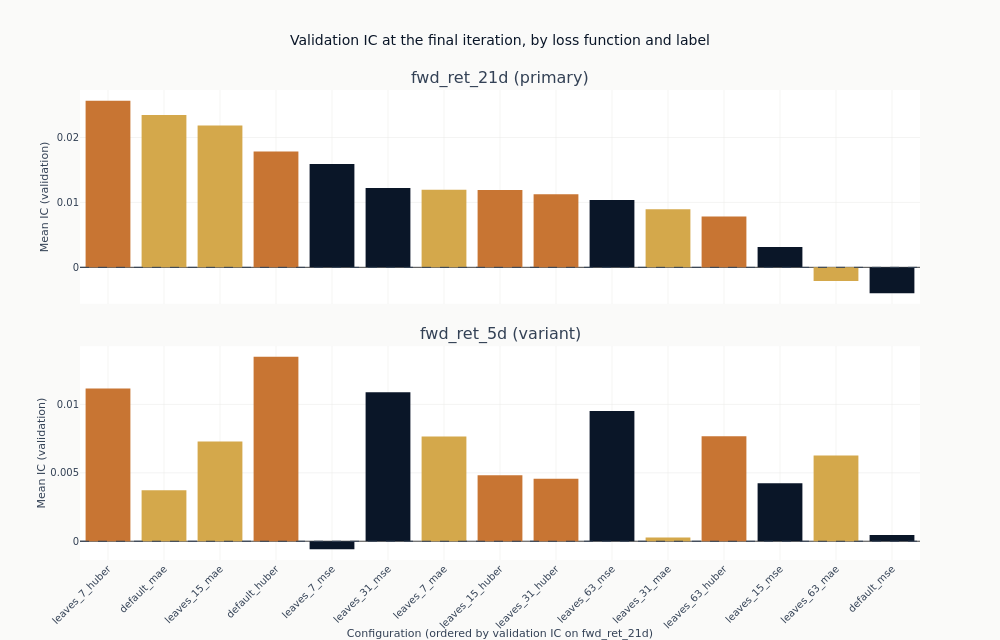

The notebook cell this image was saved under:
### Markdown cell above
### Comparing every configuration at the same training length

The curves are coloured by objective because that is the axis with a mechanism behind it. If
heavy tails are steering the squared-error fits, the three colours should separate, and they
should separate more as trees are added, since each additional tree is fitted to the residuals
the previous ones left.

The chart below drops the checkpoint dimension by taking each configuration's final state, so
every configuration is compared at the same amount of training. That is the comparison that does
not require choosing anything after the fact. The configurations are held in one order across
the panels - their ranking on the primary label - so a panel that does not descend is a horizon
that orders the grid differently.

### Code cell
final = (
    catalog.filter(pl.col("checkpoint_value") == pl.col("checkpoint_value").max().over("label"))
    .filter("full_coverage")
    .with_columns(objective=pl.col("config_name").map_elements(objective_of, return_dtype=pl.Utf8))
    .sort(["label", "ic_mean"], descending=[False, True])
)
final_iteration = int(final.get_column("checkpoint_value").max())
config_order = (
    final.filter(pl.col("label") == order_label)
    .sort("ic_mean", descending=True)
    .get_column("config_name")
    .to_list()
)

fig_obj = make_subplots(
    rows=len(panel_labels),
    cols=1,
    shared_xaxes=True,
    vertical_spacing=0.09,
    subplot_titles=[
        f"{label} ({'primary' if label == primary else 'variant'})" for label in panel_labels
    ],
)
for row, label in enumerate(panel_labels, start=1):
    panel = final.filter(pl.col("label") == label)
    fig_obj.add_trace(
        go.Bar(
            x=panel.get_column("config_name").to_list(),
            y=panel.get_column("ic_mean").to_list(),
            marker_color=[objectives[value] for value in panel.get_column("objective")],
        ),
        row=row,
        col=1,
    )
    fig_obj.add_hline(
        y=0, line_width=1, line_dash="dash", line_color=COLORS["neutral"], row=row, col=1
    )
    fig_obj.update_yaxes(title_text="Mean IC (validation)", row=row, col=1)
fig_obj.update_xaxes(
    categoryorder="array",
    categoryarray=config_order,
    tickangle=-45,
    title_text=f"Configuration (ordered by validation IC on {order_label})",
    row=len(panel_labels),
    col=1,
)
fig_obj.update_layout(
    title="Validation IC at the final iteration, by loss function and label",
    height=320 * len(panel_labels),
    width=1000,
    showlegend=False,
    margin=dict(t=90),
)
final_text = ". ".join(
    "The {} panel runs from {:+.3f} to {:+.3f} with {} of {} bars above zero, led by {}".format(
        label,
        final.filter(pl.col("label") == label).get_column("ic_mean").min(),
        final.filter(pl.col("label") == label).get_column("ic_mean").max(),
        final.filter((pl.col("label") == label) & (pl.col("ic_mean") > 0)).height,
        final.filter(pl.col("label") == label).height,
        final.filter(pl.col("label") == label)
        .sort("ic_mean", descending=True)
        .row(0, named=True)["config_name"],
    )
    for label in panel_labels
)
show_plotly_with_alt(
    fig_obj,
    "Stacked bar charts of mean validation information coefficient at the final boosting "
    "iteration, coloured by loss function: dark navy for squared error, gold for absolute error, "
    "copper for Huber. The configurations are in the same order in each panel, that order being "
    f"their ranking on {order_label}, and each panel carries a dashed zero line. {final_text}.",
)

### Figure 1 — Plotly figure (JSON) as saved in the notebook; plotly's stock layout.template omitted (floating-point values rounded to 4 significant figures)
{"data": [{"marker": {"color": ["#C87533", "#D4A84B", "#D4A84B", "#C87533", "#0a1628", "#0a1628", "#D4A84B", "#C87533", "#C87533", "#0a1628", "#D4A84B", "#C87533", "#0a1628", "#D4A84B", "#0a1628"]}, "type": "bar", "x": ["leaves_7_huber", "default_mae", "leaves_15_mae", "default_huber", "leaves_7_mse", "leaves_31_mse", "leaves_7_mae", "leaves_15_huber", "leaves_31_huber", "leaves_63_mse", "leaves_31_mae", "leaves_63_huber", "leaves_15_mse", "leaves_63_mae", "default_mse"], "xaxis": "x", "y": [0.02567, 0.02347, 0.02186, 0.01784, 0.01591, 0.01223, 0.01194, 0.01192, 0.01127, 0.01036, 0.008951, 0.007821, 0.003113, -0.002104, -0.003979], "yaxis": "y"}, {"marker": {"color": ["#C87533", "#C87533", "#0a1628", "#0a1628", "#C87533", "#D4A84B", "#D4A84B", "#D4A84B", "#C87533", "#C87533", "#0a1628", "#D4A84B", "#0a1628", "#D4A84B", "#0a1628"]}, "type": "bar", "x": ["default_huber", "leaves_7_huber", "leaves_31_mse", "leaves_63_mse", "leaves_63_huber", "leaves_7_mae", "leaves_15_mae", "leaves_63_mae", "leaves_15_huber", "leaves_31_huber", "leaves_15_mse", "default_mae", "default_mse", "leaves_31_mae", "leaves_7_mse"], "xaxis": "x2", "y": [0.01348, 0.01116, 0.01089, 0.009513, 0.007679, 0.007661, 0.007283, 0.00626, 0.004822, 0.004567, 0.004246, 0.003726, 0.0004494, 0.0002683, -0.0005895], "yaxis": "y2"}], "layout": {"annotations": [{"font": {"size": 16}, "showarrow": false, "text": "fwd_ret_21d (primary)", "x": 0.5, "xanchor": "center", "xref": "paper", "y": 1.0, "yanchor": "bottom", "yref": "paper"}, {"font": {"size": 16}, "showarrow": false, "text": "fwd_ret_5d (variant)", "x": 0.5, "xanchor": "center", "xref": "paper", "y": 0.455, "yanchor": "bottom", "yref": "paper"}], "height": 640, "margin": {"t": 90}, "shapes": [{"line": {"color": "#334155", "dash": "dash", "width": 1}, "type": "line", "x0": 0, "x1": 1, "xref": "x domain", "y0": 0, "y1": 0, "yref": "y"}, {"line": {"color": "#334155", "dash": "dash", "width": 1}, "type": "line", "x0": 0, "x1": 1, "xref": "x2 domain", "y0": 0, "y1": 0, "yref": "y2"}], "showlegend": false, "title": {"text": "Validation IC at the final iteration, by loss function and label"}, "width": 1000, "xaxis": {"anchor": "y", "domain": [0.0, 1.0], "matches": "x2", "showticklabels": false}, "xaxis2": {"anchor": "y2", "categoryarray": ["leaves_7_huber", "default_mae", "leaves_15_mae", "default_huber", "leaves_7_mse", "leaves_31_mse", "leaves_7_mae", "leaves_15_huber", "leaves_31_huber", "leaves_63_mse", "leaves_31_mae", "leaves_63_huber", "leaves_15_mse", "leaves_63_mae", "default_mse"], "categoryorder": "array", "domain": [0.0, 1.0], "tickangle": -45, "title": {"text": "Configuration (ordered by validation IC on fwd_ret_21d)"}}, "yaxis": {"anchor": "x", "domain": [0.545, 1.0], "title": {"text": "Mean IC (validation)"}}, "yaxis2": {"anchor": "x2", "domain": [0.0, 0.455], "title": {"text": "Mean IC (validation)"}}}}
